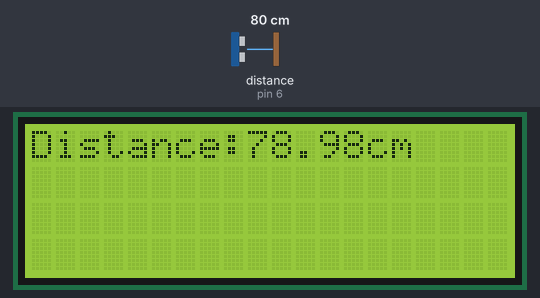
A sketch run on a simulated Arduino Uno, built with avr-gcc and run on an emulated ATmega328P. Shown: 20×4 character LCD. Wiring (inferred from the names in the program): ultrasonic range finder: trigger pin 7; echo pin 6. The test bench sets the inputs (shaded band); at power-on: distance to the obstacle (sensor on pin 6) 80 cm. The echo pulse lasts 58.3 µs per cm; what the sketch prints to the serial monitor is not drawn.

Above: at 1.2 s.
1.3 s: distance to the obstacle (sensor on pin 6) set to 2 cm
At 1.54 s:
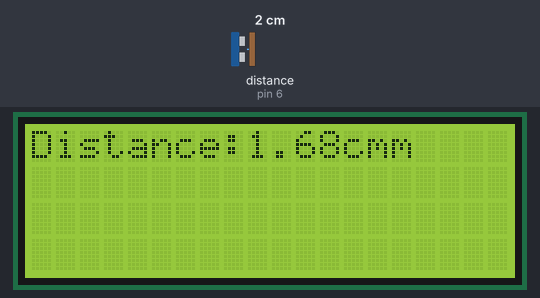
3.7 s: distance to the obstacle (sensor on pin 6) set to 4 cm
At 4.9 s:
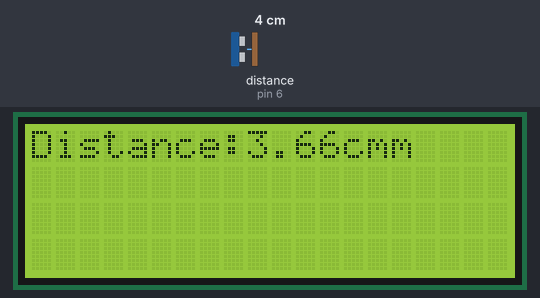
5.3 s: distance to the obstacle (sensor on pin 6) set to 120 cm
At 6.8 s:
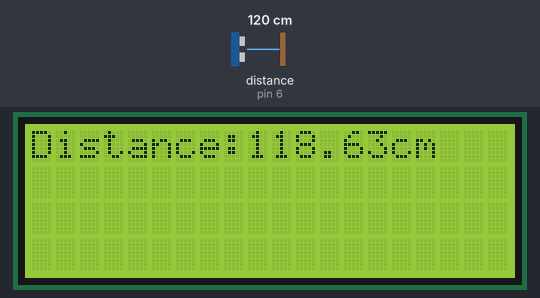
7.1 s: distance to the obstacle (sensor on pin 6) set to 9 cm
At 7.31 s:
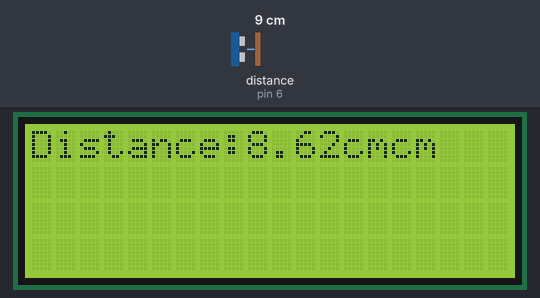
Timing chart, 0 to 10.1 s (numbered marks = the images above; inputs shaded):
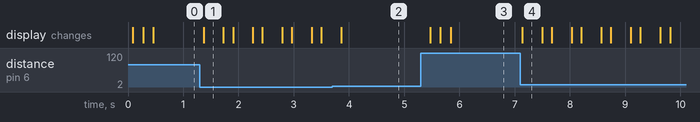

Measured:
- after the input at 1.3 s, the display: changes after 0.07 s (image 1)
- after the input at 3.7 s, the display: changes after 0.16 s (image 2)
- after the input at 5.3 s, the display: changes after 0.17 s (image 3)
- after the input at 7.1 s, the display: changes at once (image 4)

The sketch:

LCD.ino
```cpp
#include <Wire.h>
#include <LiquidCrystal_I2C.h>
#include <SoftwareSerial.h>
SoftwareSerial mySerial(11, 10);

LiquidCrystal_I2C lcd(0x27, 20, 4);
#define trigPin 7 //Sensor Echo pin connected to Arduino pin 13
#define echoPin 6 //Sensor Trip pin connected to Arduino pin 12

void setup()
{
  Serial.begin(9600);
  pinMode(trigPin, OUTPUT);
  pinMode(echoPin, INPUT);
  mySerial.begin(9600);
  lcd.init();
  lcd.backlight();
  lcd.clear();
  lcd.setCursor(0,0);  //Set LCD cursor to upper left corner, column 0, row 0
  lcd.print("Distance:");  //Print Message on First Row
}

void loop()
{
  float duration, distance;
  digitalWrite(trigPin, LOW);
  delayMicroseconds(2);
  digitalWrite(trigPin, HIGH);
  delayMicroseconds(10);
  digitalWrite(trigPin, LOW);
  duration = pulseIn(echoPin, HIGH);
  distance = duration * 0.034 / 2;

  Serial.print("Distance: ");
  Serial.print(distance);
  Serial.println(" cm");

  lcd.setCursor(9,0);   //Set Cursor again to first column of second row
  lcd.print(distance); //Print measured distance
  lcd.print("cm");  //Print your units.
  delay(170); //pause to let things settle
}
```
